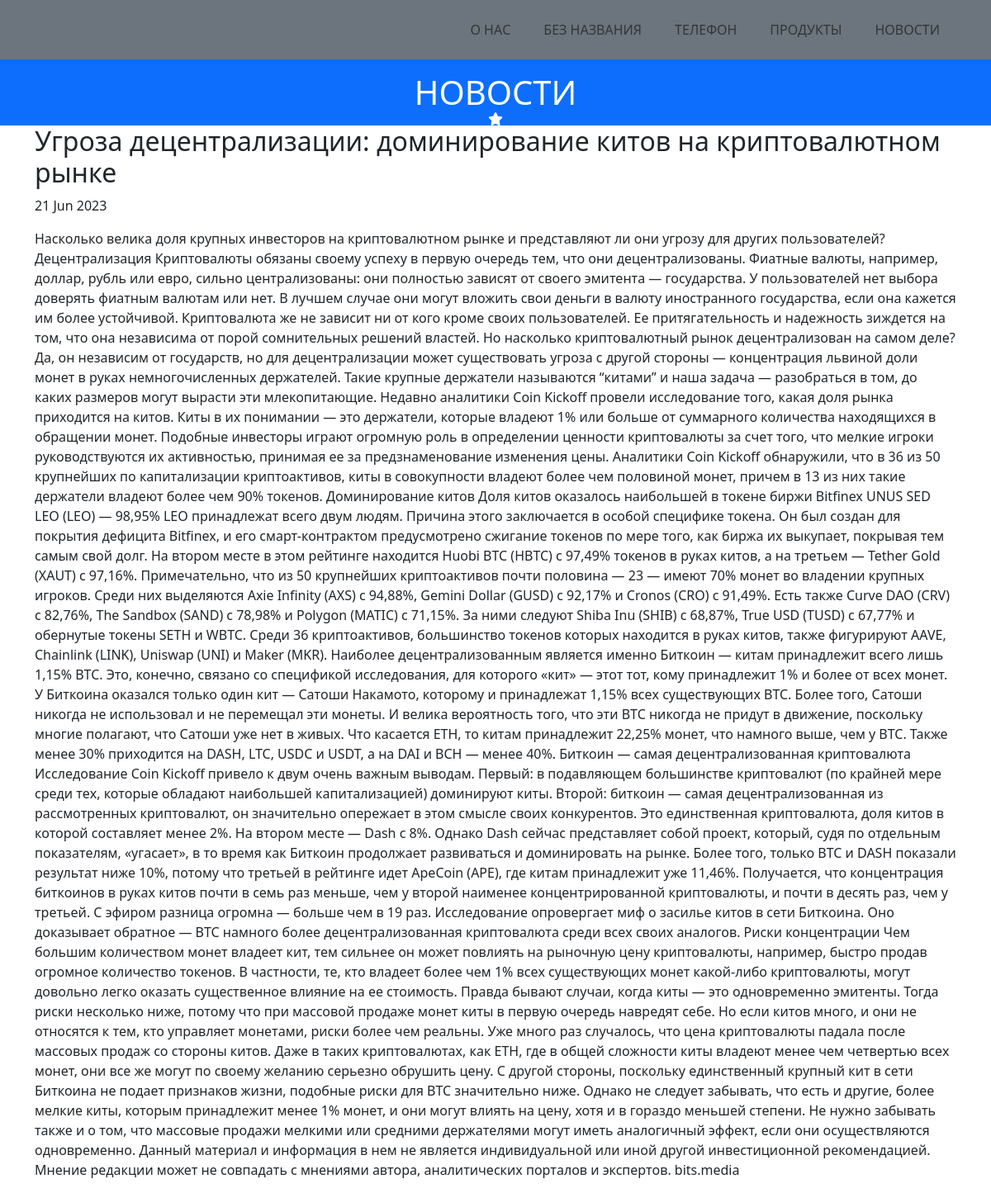
Screenshot of /news/10 with the database file from the repository.
### newspaperapp/models.py (models this page shows, shortened)
class Post(models.Model):
    author = models.ForeignKey(Author, on_delete=models.CASCADE)
    NEWS = 'NW'
    ARTICLE = 'AR'
    POST_CHOICES = (
        (NEWS, 'Новость'),
        (ARTICLE, 'Статья'),
    )
    postType = models.CharField(max_length=2, choices=POST_CHOICES, default=ARTICLE)
    dateCreation = models.DateTimeField(auto_now_add=True)
    postCategory = models.ManyToManyField(Category, through='PostCategory')
    title = models.CharField(max_length=128)
    text = models.TextField(default='Здесь будет текст статьи(новости)...')
    rating = models.SmallIntegerField(default=0)

### newspaperapp/views.py (the view)
# urls.py: path('<int:pk>', PostDetail.as_view()),
class PostDetail(DetailView):
    model = Post
    template_name = 'post.html'
    context_object_name = 'post'

### newspaperapp/templatetags/custom_filters.py (called while the page is built)
@register.filter(name='censor')
def censor(value, arg):
    replaced_words = ['A6MF1', 'NG', 'Hyundai']
    for word in replaced_words:
        value = value.replace(word, arg)
    return value

### templates/post.html (shortened to what this page needs)
<p align="center">
{% extends 'flatpages/default.html' %}
{% load custom_filters %}
{% block content %}
    <h2>{{ post.title|censor:'***' }}</h2>
    <p>{{ post.dateCreation|date:'d M Y' }}</p>
    <p>{{ post.text|censor:'***цензура***' }}</p>
{% endblock content %}

### rows the page displays
Post: title|censor "Угроза децентрализации: доминирование китов на криптовалютном рынке", dateCreation "21 Jun 2023", text|censor "Насколько велика доля крупных инвесторов на криптовалютном рынке и представляют ли они угрозу для других пользователей? Децентрализация Криптовалюты обязаны своему успеху в первую очередь тем, что они децентрализованы. Фиатные валюты, например, доллар, рубль или евро, сильно централизованы: они полностью зависят от своего эмитента — государства. У пользователей нет выбора доверять фиатным валютам или нет. В лучшем случае они могут вложить свои деньги в валюту иностранного государства, если она кажется им более устойчивой. Криптовалюта же не зависит ни от кого кроме своих пользователей. Ее притягательность и надежность зиждется на том, что она независима от порой сомнительных решений…"
